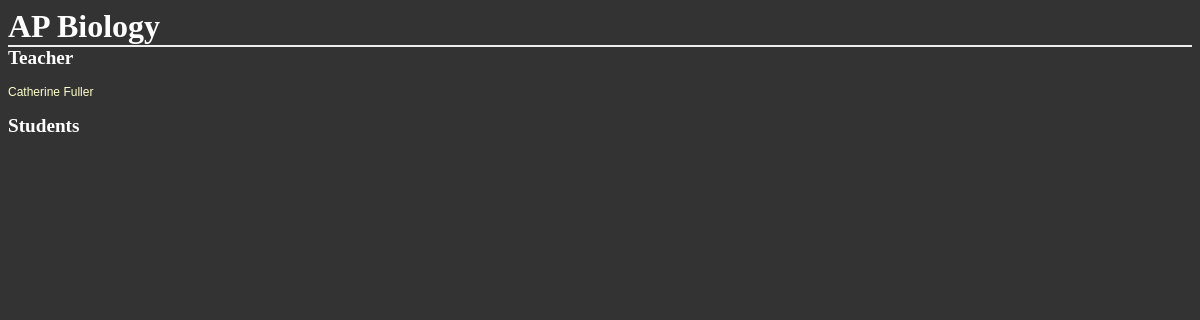
Page /districts/1/schools/3/sections/3/ on the earlier database version.
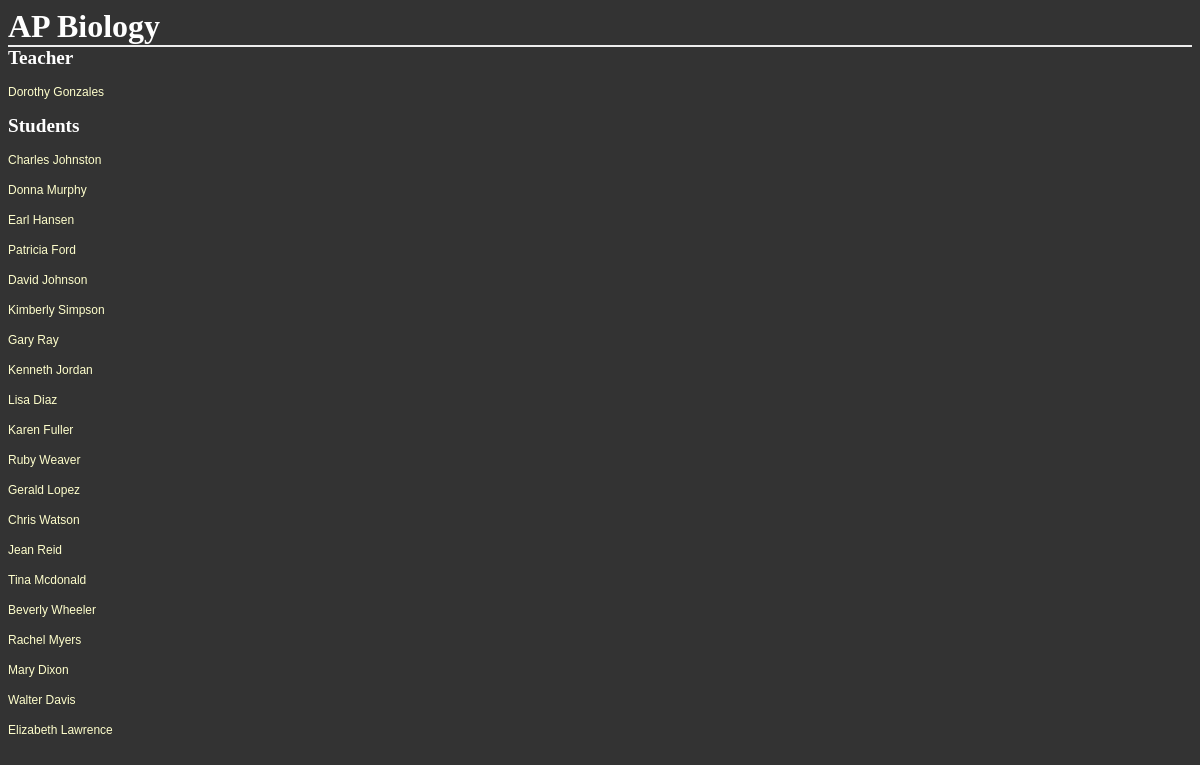
Same page on the later database version.
### database_setup.py (models this page shows, shortened)
class Teacher(Base):
    __tablename__ = 'teacher'
    id = Column(Integer, primary_key=True)
    first_name = Column(String(40), nullable=False)
    last_name = Column(String(40), nullable=False)
    address = Column(String(50))
    city = Column(String(50))
    state = Column(String(50))
    zip = Column(String(50))
    phone = Column(String(50))
    email = Column(String(50))
    school_id = Column(Integer, ForeignKey('school.id'))
    school = relationship(School)

class Student(Base):
    __tablename__ = 'student'
    id = Column(Integer, primary_key=True)
    first_name = Column(String(40), nullable=False)
    last_name = Column(String(40), nullable=False)
    address = Column(String(50))
    city = Column(String(50))
    state = Column(String(50))
    zip = Column(String(50))
    phone = Column(String(50))
    email = Column(String(50))
    school_id = Column(Integer, ForeignKey('school.id'))
    school = relationship(School)
    sections = relationship('Section', secondary='enrollment')

### schools.py (the view)
@app.route('/districts/<int:district_id>/schools/<int:school_id>/sections/<int:section_id>/')
def showSection(district_id, school_id, section_id):
    section = session.query(Section).filter_by(id=section_id).one()
    teacher = session.query(Teacher).filter_by(id=section.teacher_id).one()
    students = section.students
    return render_template('section.html',
                           district_id=district_id,
                           school_id=school_id,
                           section=section,
                           teacher=teacher,
                           students=students)

### templates/section.html
<html>
<head>
	<link rel=stylesheet type=text/css href="{{ url_for('static', filename='styles.css') }}">
</head>
<body>
<h1>{{section.name}}</h1>
<h2>Teacher</h2>
<p><a href='{{url_for('showTeacher', district_id=district_id, school_id=school_id, teacher_id=teacher.id)}}'>{{teacher.first_name}} {{teacher.last_name}}</a></p>
<h2>Students</h2>
{% for student in students %}
	<p><a href='{{url_for('showStudent', district_id=district_id, school_id=school_id, student_id=student.id)}}'>{{student.first_name}} {{student.last_name}}</a></p>
{% endfor %}
</body>
</html>

Differences in the rows shown:
no longer on this page (row edited): Teacher: first_name "Catherine", last_name "Fuller"
now on this page (row edited): Teacher: first_name "Dorothy", last_name "Gonzales"
now on this page (row edited): Student: first_name "Charles", last_name "Johnston"
now on this page (row unchanged): Student: first_name "Donna", last_name "Murphy"
now on this page (row edited): Student: first_name "Earl", last_name "Hansen"
now on this page (row edited): Student: first_name "Patricia", last_name "Ford"
now on this page (row edited): Student: first_name "David", last_name "Johnson"
now on this page (row edited): Student: first_name "Kimberly", last_name "Simpson"
now on this page (row edited): Student: first_name "Gary", last_name "Ray"
now on this page (row edited): Student: first_name "Kenneth", last_name "Jordan"
now on this page (row unchanged): Student: first_name "Lisa", last_name "Diaz"
now on this page (row unchanged): Student: first_name "Karen", last_name "Fuller"
now on this page (row edited): Student: first_name "Ruby", last_name "Weaver"
now on this page (row unchanged): Student: first_name "Gerald", last_name "Lopez"
now on this page (row unchanged): Student: first_name "Chris", last_name "Watson"
now on this page (row unchanged): Student: first_name "Jean", last_name "Reid"
now on this page (row unchanged): Student: first_name "Tina", last_name "Mcdonald"
now on this page (row edited): Student: first_name "Beverly", last_name "Wheeler"
now on this page (row edited): Student: first_name "Rachel", last_name "Myers"
now on this page (row unchanged): Student: first_name "Mary", last_name "Dixon"
now on this page (row edited): Student: first_name "Walter", last_name "Davis"
now on this page (row edited): Student: first_name "Elizabeth", last_name "Lawrence"
